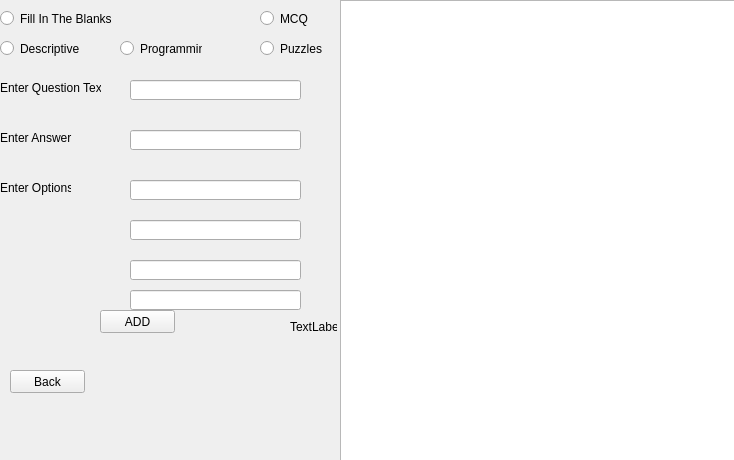
<?xml version="1.0" encoding="UTF-8"?>
<ui version="4.0">
 <class>QuestionBank</class>
 <widget class="QWidget" name="QuestionBank">
  <property name="geometry">
   <rect>
    <x>0</x>
    <y>0</y>
    <width>734</width>
    <height>460</height>
   </rect>
  </property>
  <property name="windowTitle">
   <string>Form</string>
  </property>
  <widget class="QTableView" name="questions">
   <property name="geometry">
    <rect>
     <x>340</x>
     <y>0</y>
     <width>401</width>
     <height>461</height>
    </rect>
   </property>
  </widget>
  <widget class="QRadioButton" name="Fillintheblanks">
   <property name="geometry">
    <rect>
     <x>0</x>
     <y>10</y>
     <width>111</width>
     <height>17</height>
    </rect>
   </property>
   <property name="text">
    <string>Fill In The Blanks</string>
   </property>
  </widget>
  <widget class="QRadioButton" name="Mcq">
   <property name="geometry">
    <rect>
     <x>260</x>
     <y>10</y>
     <width>82</width>
     <height>17</height>
    </rect>
   </property>
   <property name="text">
    <string>MCQ</string>
   </property>
  </widget>
  <widget class="QRadioButton" name="Programming">
   <property name="geometry">
    <rect>
     <x>120</x>
     <y>40</y>
     <width>82</width>
     <height>17</height>
    </rect>
   </property>
   <property name="text">
    <string>Programming</string>
   </property>
  </widget>
  <widget class="QRadioButton" name="Puzzles">
   <property name="geometry">
    <rect>
     <x>260</x>
     <y>40</y>
     <width>82</width>
     <height>17</height>
    </rect>
   </property>
   <property name="text">
    <string>Puzzles</string>
   </property>
  </widget>
  <widget class="QRadioButton" name="Descriptive">
   <property name="geometry">
    <rect>
     <x>0</x>
     <y>40</y>
     <width>82</width>
     <height>17</height>
    </rect>
   </property>
   <property name="text">
    <string>Descriptive</string>
   </property>
  </widget>
  <widget class="QLabel" name="label">
   <property name="geometry">
    <rect>
     <x>0</x>
     <y>80</y>
     <width>101</width>
     <height>16</height>
    </rect>
   </property>
   <property name="text">
    <string>Enter Question Text</string>
   </property>
  </widget>
  <widget class="QLabel" name="label_2">
   <property name="geometry">
    <rect>
     <x>0</x>
     <y>130</y>
     <width>81</width>
     <height>16</height>
    </rect>
   </property>
   <property name="text">
    <string>Enter Answer</string>
   </property>
  </widget>
  <widget class="QLabel" name="label_3">
   <property name="geometry">
    <rect>
     <x>0</x>
     <y>180</y>
     <width>71</width>
     <height>16</height>
    </rect>
   </property>
   <property name="text">
    <string>Enter Options</string>
   </property>
  </widget>
  <widget class="QPushButton" name="pushButton">
   <property name="geometry">
    <rect>
     <x>100</x>
     <y>310</y>
     <width>75</width>
     <height>23</height>
    </rect>
   </property>
   <property name="text">
    <string>ADD</string>
   </property>
  </widget>
  <widget class="QLineEdit" name="questiontext">
   <property name="geometry">
    <rect>
     <x>130</x>
     <y>80</y>
     <width>171</width>
     <height>20</height>
    </rect>
   </property>
  </widget>
  <widget class="QLineEdit" name="Answer">
   <property name="geometry">
    <rect>
     <x>130</x>
     <y>130</y>
     <width>171</width>
     <height>20</height>
    </rect>
   </property>
  </widget>
  <widget class="QLineEdit" name="option1">
   <property name="geometry">
    <rect>
     <x>130</x>
     <y>180</y>
     <width>171</width>
     <height>20</height>
    </rect>
   </property>
  </widget>
  <widget class="QLineEdit" name="option2">
   <property name="geometry">
    <rect>
     <x>130</x>
     <y>220</y>
     <width>171</width>
     <height>20</height>
    </rect>
   </property>
  </widget>
  <widget class="QLineEdit" name="option3">
   <property name="geometry">
    <rect>
     <x>130</x>
     <y>260</y>
     <width>171</width>
     <height>20</height>
    </rect>
   </property>
  </widget>
  <widget class="QLineEdit" name="option4">
   <property name="geometry">
    <rect>
     <x>130</x>
     <y>290</y>
     <width>171</width>
     <height>20</height>
    </rect>
   </property>
  </widget>
  <widget class="QLabel" name="label_4">
   <property name="geometry">
    <rect>
     <x>290</x>
     <y>320</y>
     <width>47</width>
     <height>13</height>
    </rect>
   </property>
   <property name="text">
    <string>TextLabel</string>
   </property>
  </widget>
  <widget class="QPushButton" name="pushButton_2">
   <property name="geometry">
    <rect>
     <x>10</x>
     <y>370</y>
     <width>75</width>
     <height>23</height>
    </rect>
   </property>
   <property name="text">
    <string>Back</string>
   </property>
  </widget>
 </widget>
 <resources/>
 <connections/>
</ui>
